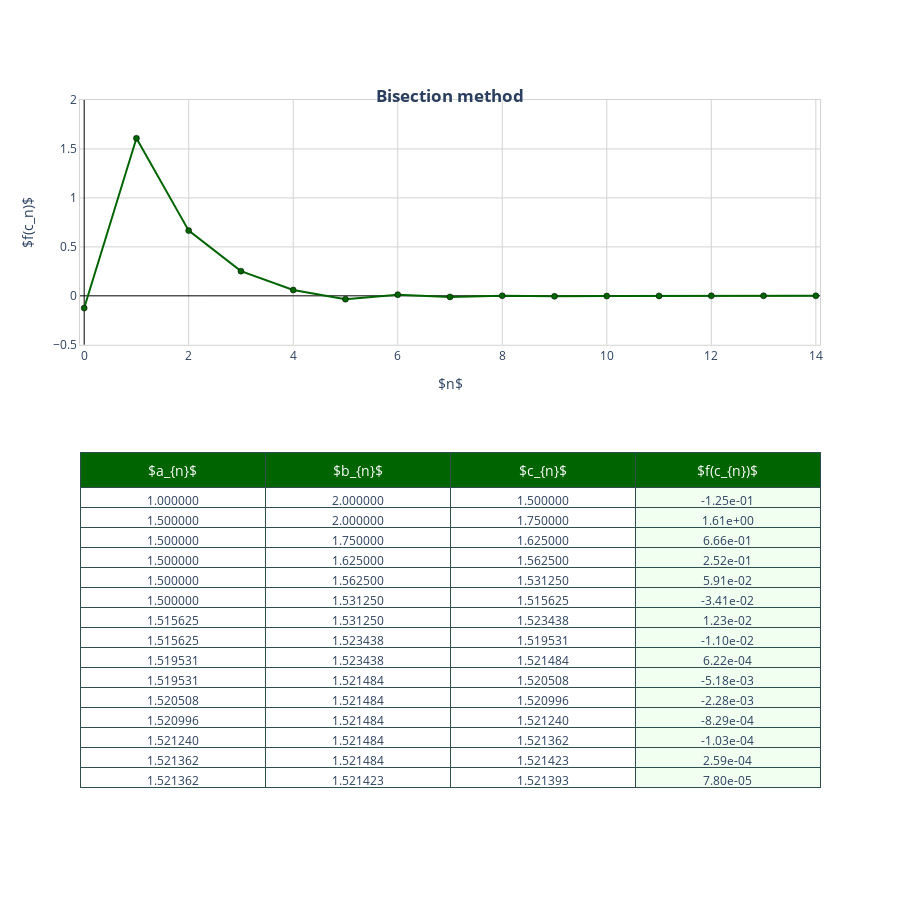

Write notebook code for a chart like this one.
### Markdown cell above
Testing the above example,

### Code cell
data = bisection_mod(f, a, b, TOL = 1e-4)
#
Bracketing_Methods_Figs(data, Name = 'Bisection method', YL = [-.5, 2], CL = 'DarkGreen')

### Figure 1 — Plotly figure (JSON) as saved in the notebook; plotly's stock layout.template omitted (floating-point values rounded to 4 significant figures)
{"data": [{"marker": {"color": "DarkGreen", "line": {"color": "Black", "width": 0.5}}, "mode": "lines+markers", "opacity": 1, "type": "scatter", "x": [0, 1, 2, 3, 4, 5, 6, 7, 8, 9, 10, 11, 12, 13, 14], "xaxis": "x", "y": [-0.125, 1.609, 0.666, 0.2522, 0.05911, -0.03405, 0.01225, -0.01097, 0.0006222, -0.005179, -0.002279, -0.0008289, -0.0001034, 0.0002594, 7.796e-05], "yaxis": "y"}, {"cells": {"align": ["center", "center"], "fill": {"color": ["white", "white", "white", "HoneyDew"]}, "font": {"size": 12}, "height": 20, "line": {"color": "darkslategray"}, "values": [["1.000000", "1.500000", "1.500000", "1.500000", "1.500000", "1.500000", "1.515625", "1.515625", "1.519531", "1.519531", "1.520508", "1.520996", "1.521240", "1.521362", "1.521362"], ["2.000000", "2.000000", "1.750000", "1.625000", "1.562500", "1.531250", "1.531250", "1.523438", "1.523438", "1.521484", "1.521484", "1.521484", "1.521484", "1.521484", "1.521423"], ["1.500000", "1.750000", "1.625000", "1.562500", "1.531250", "1.515625", "1.523438", "1.519531", "1.521484", "1.520508", "1.520996", "1.521240", "1.521362", "1.521423", "1.521393"], ["-1.25e-01", "1.61e+00", "6.66e-01", "2.52e-01", "5.91e-02", "-3.41e-02", "1.23e-02", "-1.10e-02", "6.22e-04", "-5.18e-03", "-2.28e-03", "-8.29e-04", "-1.03e-04", "2.59e-04", "7.80e-05"]]}, "domain": {"x": [0, 1], "y": [0, 0.51]}, "header": {"align": ["center", "center"], "fill": {"color": "DarkGreen"}, "font": {"color": "white", "size": 14}, "height": 25, "line": {"color": "darkslategray"}, "values": ["$a_{n}$", "$b_{n}$", "$c_{n}$", "$f(c_{n})$"]}, "type": "table"}], "layout": {"height": 900, "legend": {"bordercolor": "Blue", "borderwidth": 1, "font": {"color": "black", "size": 12}, "orientation": "v", "x": 0.02, "y": 0.98}, "plot_bgcolor": "white", "title": {"text": "<b>Bisection method<b>", "x": 0.5, "xanchor": "center", "y": 0.9, "yanchor": "top"}, "xaxis": {"anchor": "y", "domain": [0, 1], "gridcolor": "Lightgray", "gridwidth": 1, "linecolor": "Lightgray", "linewidth": 1, "mirror": true, "range": [-0.08, 14.08], "showgrid": true, "showline": true, "title": {"text": "$n$"}, "type": "linear", "zeroline": true, "zerolinecolor": "Black", "zerolinewidth": 1}, "yaxis": {"anchor": "x", "domain": [0.66, 1], "gridcolor": "Lightgray", "gridwidth": 1, "linecolor": "Lightgray", "linewidth": 1, "mirror": true, "range": [-0.5, 2], "showgrid": true, "showline": true, "title": {"text": "$f(c_n)$"}, "type": "linear", "zeroline": true, "zerolinecolor": "Black", "zerolinewidth": 1}}}
